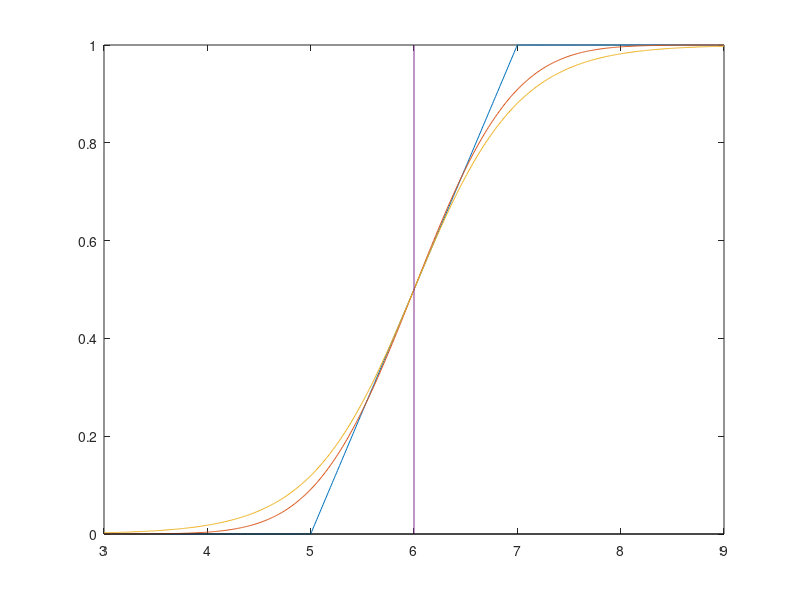

This chart was generated by the following MATLAB code: (Note: this script raises an error after producing the figure.)
clear;
clc;
close all;

n = 5;
x1 = rand(n, 1);
x1 = x1 / sum(x1);
% x1 = zeros(n, 1);
% x1(1) = 1;
x2 = rand(n, 1);
x2 = x2 / sum(x2);
% x2 = zeros(n, 1);
% x2(1) = 0.9;
% x2(2) = 0.1;

x1_x1T = x1 * x1.';
x1_x2T = x1 * x2.';

eig_x1_x1T = eig(x1_x1T);
eig_x1_x2T = eig(x1_x2T);

norm(x1 + x2);

M = 0 : 0.01 : 12;
num_M = length(M);
mj = 6;
delta_0_1 = zeros(1, num_M);
delta_norm = zeros(1, num_M);
delta_s_norm = 0.75;
delta_log = zeros(1, num_M);
delta_s_log = 0.5;
for i_m = 1 : num_M
    m = M(i_m);
    delta_0_1(i_m) = max([0, min([(m - mj + 1) / 2, 1])]);
    delta_norm(i_m) = 0.5 * (1 + erf((m - mj) / (sqrt(2) * delta_s_norm)));
    delta_log(i_m) = 1 / (1 + exp(-(m - mj) / delta_s_log));
end
i_plot = find(M >= 3 & M <= 9);
figure(1);
plot(M(i_plot), delta_0_1(i_plot));
hold on;
plot(M(i_plot), delta_norm(i_plot));
plot(M(i_plot), delta_log(i_plot));
stem(mj, 1, 'Marker', 'none');
axis tight;
axes = gca;
axes.Title.FontName = 'ubuntu';
axes.Title.String = 'Probability of winning bid';
axes.Title.FontSize = 12;
axes.XAxis.FontSize = 10;
axes.YAxis.FontSize = 10;
axes.XLabel.FontName = 'ubuntu';
axes.XLabel.String = 'Message';
axes.XLabel.FontSize = 12;
axes.YLabel.FontName = 'ubuntu';
axes.YLabel.String = '\delta(m,m^j)';
axes.YLabel.FontSize = 12;
lgd = legend('\delta_{0,1}', '\delta_{norm}', '\delta_{log}', 'm^j = 6');
lgd.FontSize = 12;
lgd.FontName = 'ubuntu';
lgd.Location = 'bestoutside';

Mb = 0 : 12;
num_Mb = length(Mb);
beta_0_1 = zeros(num_Mb, num_M);
beta_norm = zeros(num_Mb, num_M);
beta_s_norm = 0.5;
beta_log = zeros(num_Mb, num_M);
beta_s_log = 0.3;
for i_m = 1 : num_M
    m = M(i_m);
    for i_mb = 1 : num_Mb
        mb = Mb(i_mb);
        beta_0_1(i_mb,i_m) = max([0, 1 - abs(mb - m)]);
        beta_norm(i_mb,i_m) = exp(-(mb - m)^2 / (2 * beta_s_norm^2));
        beta_log(i_mb,i_m) = exp(-(mb - m) / beta_s_log) / ((1 + exp(-(mb - m) / beta_s_log))^2);
    end
    beta_norm(:,i_m) = beta_norm(:,i_m) / sum(beta_norm(:,i_m));
    beta_log(:,i_m) = beta_log(:,i_m) / sum(beta_log(:,i_m));
end
figure(2);
i_mb = find(Mb == 6);
plot(M(i_plot), beta_0_1(i_mb,i_plot));
hold on;
plot(M(i_plot), beta_norm(i_mb,i_plot));
plot(M(i_plot), beta_log(i_mb,i_plot));
stem(mj, 1, 'Marker', 'none');
axis tight;
axes = gca;
axes.Title.FontName = 'ubuntu';
axes.Title.String = 'Probability of exchanging karma';
axes.Title.FontSize = 12;
axes.XAxis.FontSize = 10;
axes.YAxis.FontSize = 10;
axes.XLabel.FontName = 'ubuntu';
axes.XLabel.String = 'Message';
axes.XLabel.FontSize = 12;
axes.YLabel.Interpreter = 'latex';
axes.YLabel.String = '$\beta(\bar{m},m)$';
axes.YLabel.FontSize = 12;
lgd = legend('$\beta_{0,1}$', '$\beta_{norm}$', '$\beta_{log}$', '$\bar{m} = 6$');
lgd.FontSize = 12;
lgd.Interpreter = 'latex';
lgd.Location = 'bestoutside';